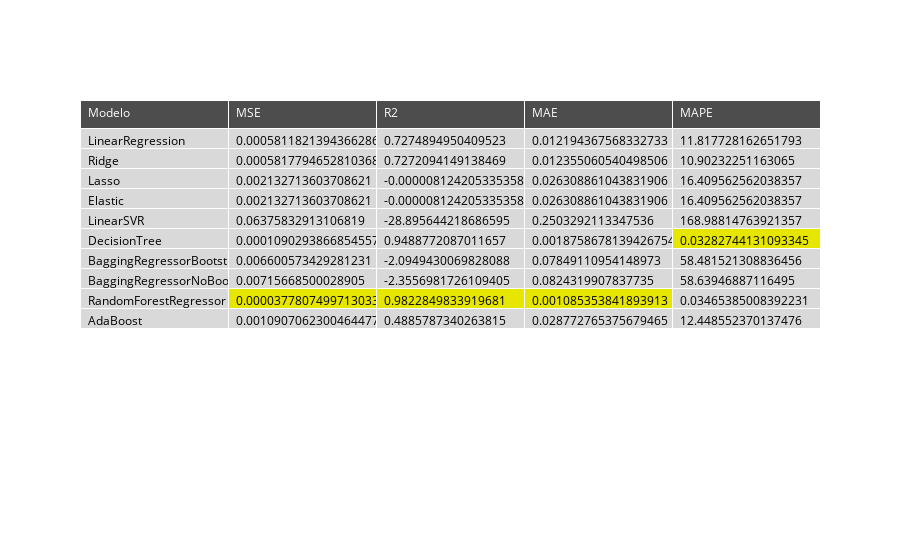

Notebook source saved alongside this figure:
### Markdown cell above
## Tabela de resultados

### Code cell
import pandas as pd
import plotly.graph_objects as go

metric_names = ['MSE', 'R2', 'MAE', 'MAPE']
model_names = ['LinearRegression', 'Ridge', 'Lasso', 'Elastic', 'LinearSVR', 'DecisionTree', 'BaggingRegressorBootstrap', 'BaggingRegressorNoBootStrap', 'RandomForestRegressor', 'AdaBoost']
data = [LinearRegression_results, ridge_results, lasso_results, elastic_results, LinearSVR_results, DecisionTree_results, BaggingRegressorBootstrap_results, BaggingRegressor_results, RandomForest_results, AdaBoost_results]
df = pd.DataFrame(data, columns=metric_names)
df.insert(0, 'Modelo', model_names)
print(df)

menores_valores = df.min()
cores_celulas = [['#e6e600' if col != 'Modelo' and ((col == 'R2' and val ==df[col].max()) or (col != 'R2' and val == min_val)) else '#d9d9d9' for val in df[col]] for col, min_val in menores_valores.items()]
cor_texto = '#000000'
fig = go.Figure(data=[go.Table(
    header=dict(values=list(df.columns),
                fill_color='#4d4d4d',
                align='left',
                font=dict(color='white')),
    cells=dict(values=[df[col] for col in df.columns],
               fill_color = cores_celulas,
               align='left',
               font=dict(color=cor_texto)))
])
# fig.update_layout(template='plotly_dark')

fig.show()

### Figure 1 — Plotly figure (JSON) as saved in the notebook; plotly's stock layout.template omitted (floating-point values rounded to 4 significant figures)
{"data": [{"cells": {"align": "left", "fill": {"color": [["#d9d9d9", "#d9d9d9", "#d9d9d9", "#d9d9d9", "#d9d9d9", "#d9d9d9", "#d9d9d9", "#d9d9d9", "#d9d9d9", "#d9d9d9"], ["#d9d9d9", "#d9d9d9", "#d9d9d9", "#d9d9d9", "#d9d9d9", "#d9d9d9", "#d9d9d9", "#d9d9d9", "#e6e600", "#d9d9d9"], ["#d9d9d9", "#d9d9d9", "#d9d9d9", "#d9d9d9", "#d9d9d9", "#d9d9d9", "#d9d9d9", "#d9d9d9", "#e6e600", "#d9d9d9"], ["#d9d9d9", "#d9d9d9", "#d9d9d9", "#d9d9d9", "#d9d9d9", "#d9d9d9", "#d9d9d9", "#d9d9d9", "#e6e600", "#d9d9d9"], ["#d9d9d9", "#d9d9d9", "#d9d9d9", "#d9d9d9", "#d9d9d9", "#e6e600", "#d9d9d9", "#d9d9d9", "#d9d9d9", "#d9d9d9"]]}, "font": {"color": "#000000"}, "values": [["LinearRegression", "Ridge", "Lasso", "Elastic", "LinearSVR", "DecisionTree", "BaggingRegressorBootstrap", "BaggingRegressorNoBootStrap", "RandomForestRegressor", "AdaBoost"], [0.0005812, 0.0005818, 0.002133, 0.002133, 0.06376, 0.000109, 0.006601, 0.007157, 3.778e-05, 0.001091], [0.7275, 0.7272, -8.124e-06, -8.124e-06, -28.9, 0.9489, -2.095, -2.356, 0.9823, 0.4886], [0.01219, 0.01236, 0.02631, 0.02631, 0.2503, 0.001876, 0.07849, 0.08243, 0.001085, 0.02877], [11.82, 10.9, 16.41, 16.41, 169.0, 0.03283, 58.48, 58.64, 0.03465, 12.45]]}, "header": {"align": "left", "fill": {"color": "#4d4d4d"}, "font": {"color": "white"}, "values": ["Modelo", "MSE", "R2", "MAE", "MAPE"]}, "type": "table"}], "layout": {}}
